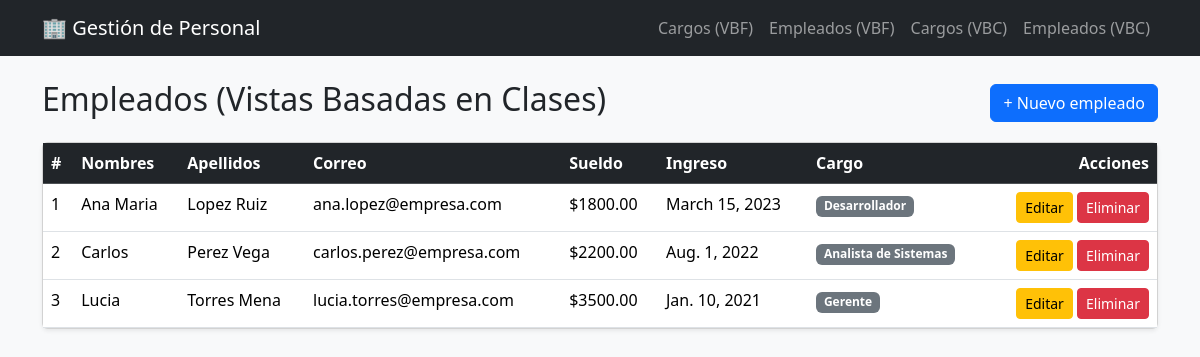
The app's page /cbv/empleados/ with its own data.
### gestion/models.py (models this page shows, shortened)
class Empleado(models.Model):
    nombres = models.CharField(max_length=100)
    apellidos = models.CharField(max_length=100)
    correo = models.EmailField()
    sueldo = models.DecimalField(max_digits=10, decimal_places=2)
    fecha_ingreso = models.DateField()
    cargo = models.ForeignKey(
        Cargo,
        on_delete=models.PROTECT,   # No permite borrar un cargo que tenga empleados asociados.
        related_name='empleados'    # Permite navegar hacia atrás: cargo.empleados.all()
    )

class Cargo(models.Model):
    nombre = models.CharField(max_length=100)
    descripcion = models.CharField(max_length=200, blank=True, null=True)

### gestion/views.py (the view)
# urls.py: path('cbv/empleados/', views.EmpleadoListView.as_view(), name='empleado_lista_cbv'),
class EmpleadoListView(ListView):
    model = Empleado
    template_name = 'gestion/empleado_list.html'
    context_object_name = 'empleados'
    extra_context = {
        'titulo': 'Empleados (Vistas Basadas en Clases)',
        'url_crear': 'gestion:empleado_crear_cbv',
        'url_editar': 'gestion:empleado_editar_cbv',
        'url_eliminar': 'gestion:empleado_eliminar_cbv',
    }

### gestion/templates/gestion/empleado_list.html
{% extends 'base.html' %}
{% block content %}
<div class="d-flex justify-content-between align-items-center mb-3">
    <h2>{{ titulo }}</h2>
    <a href="{% url url_crear %}" class="btn btn-primary">+ Nuevo empleado</a>
</div>
<div class="card shadow-sm">
    <table class="table table-hover mb-0">
        <thead class="table-dark">
            <tr>
                <th>#</th>
                <th>Nombres</th>
                <th>Apellidos</th>
                <th>Correo</th>
                <th>Sueldo</th>
                <th>Ingreso</th>
                <th>Cargo</th>
                <th class="text-end">Acciones</th>
            </tr>
        </thead>
        <tbody>
            {% for empleado in empleados %}
            <tr>
                <td>{{ empleado.id }}</td>
                <td>{{ empleado.nombres }}</td>
                <td>{{ empleado.apellidos }}</td>
                <td>{{ empleado.correo }}</td>
                <td>${{ empleado.sueldo }}</td>
                <td>{{ empleado.fecha_ingreso }}</td>
                <td><span class="badge bg-secondary">{{ empleado.cargo.nombre }}</span></td>
                <td class="text-end">
                    <a href="{% url url_editar empleado.pk %}" class="btn btn-sm btn-warning">Editar</a>
                    <a href="{% url url_eliminar empleado.pk %}" class="btn btn-sm btn-danger">Eliminar</a>
                </td>
            </tr>
            {% empty %}
            <tr><td colspan="8" class="text-center text-muted py-4">No hay empleados registrados.</td></tr>
            {% endfor %}
        </tbody>
    </table>
</div>
{% endblock %}

### records on screen
Empleado: id "1", nombres "Ana Maria", apellidos "Lopez Ruiz", correo "ana.lopez@empresa.com", sueldo "1800.00", fecha_ingreso "March 15, 2023", cargo.nombre "Desarrollador"
Empleado: id "2", nombres "Carlos", apellidos "Perez Vega", correo "carlos.perez@empresa.com", sueldo "2200.00", fecha_ingreso "Aug. 1, 2022", cargo.nombre "Analista de Sistemas"
Empleado: id "3", nombres "Lucia", apellidos "Torres Mena", correo "lucia.torres@empresa.com", sueldo "3500.00", fecha_ingreso "Jan. 10, 2021", cargo.nombre "Gerente"

### other values on screen
{{ titulo }} "Empleados (Vistas Basadas en Clases)"
